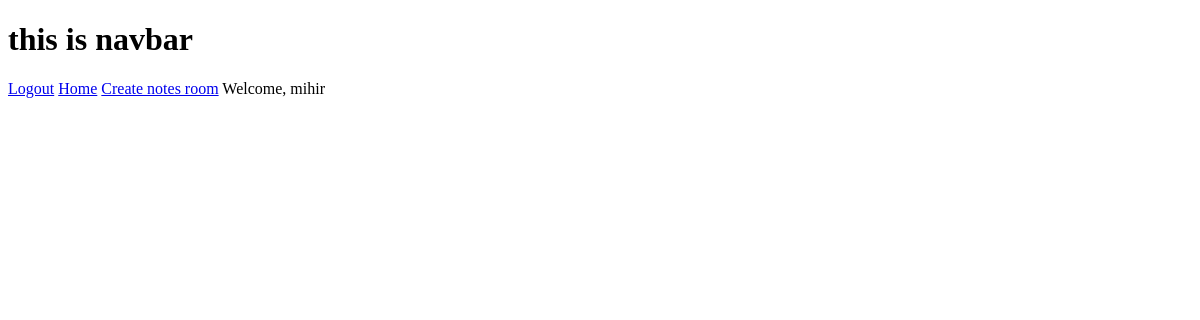
Page /dashboard/ (signed in) on the earlier database version.
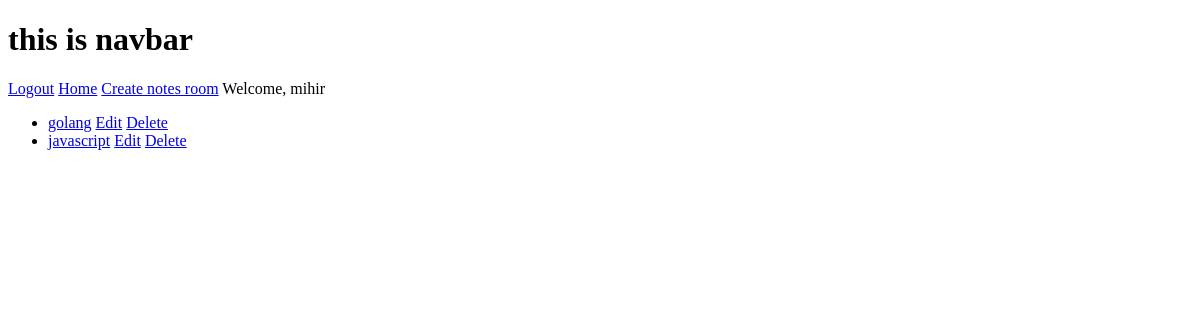
Same page on the later database version.
### base/models.py (models this page shows)
class NotesRoom(Model):
    author = models.ForeignKey(User, on_delete=models.CASCADE, null=False, related_name='rooms')
    topic = models.CharField(max_length=255)
    def __str__(self):
        return self.topic

### base/views.py (the view)
# urls.py: path('', views.home, name='home'),
def home(request):
    user = request.user
    notes = user.rooms.all()
    context = {'notes':notes}
    return render(request, 'base/home.html', context)

### base/templates/base/home.html
{%extends 'main.html'%}
{%block content%}
Welcome, {{user.username}}
{%endblock%}
{%block sidebar%}
<ul>
    {%for note in notes%}
    <li><a href="{%url 'notes' note.id%}">{{note}}</a> <a href="{%url 'editnotesroom' note.id%}">Edit</a> <a href="{%url 'deletenotesroom' note.id%}">Delete</a></li>
    {%endfor%}
</ul>
{%endblock%}

### templates/main.html (shortened to what this page needs)
<!DOCTYPE html>
<html lang="en">
<head>
</head>
<body>
    {%include 'navbar.html'%}
    {%block content%}
    {%endblock%}
    {%block sidebar%}
    {%endblock%}
</body>
</html>

### templates/navbar.html
<h1>this is navbar</h1>
{%if user.is_authenticated%}
<a href="{%url 'logout'%}">Logout</a>
<a href="{%url 'home'%}">Home</a>
<a href="{%url 'createnotesroom'%}">Create notes room</a>
{%else%}
<a href="{%url 'login'%}">Login</a>
{%endif%}

Differences in the rows shown:
added NotesRoom: topic "golang"
added NotesRoom: topic "javascript"
